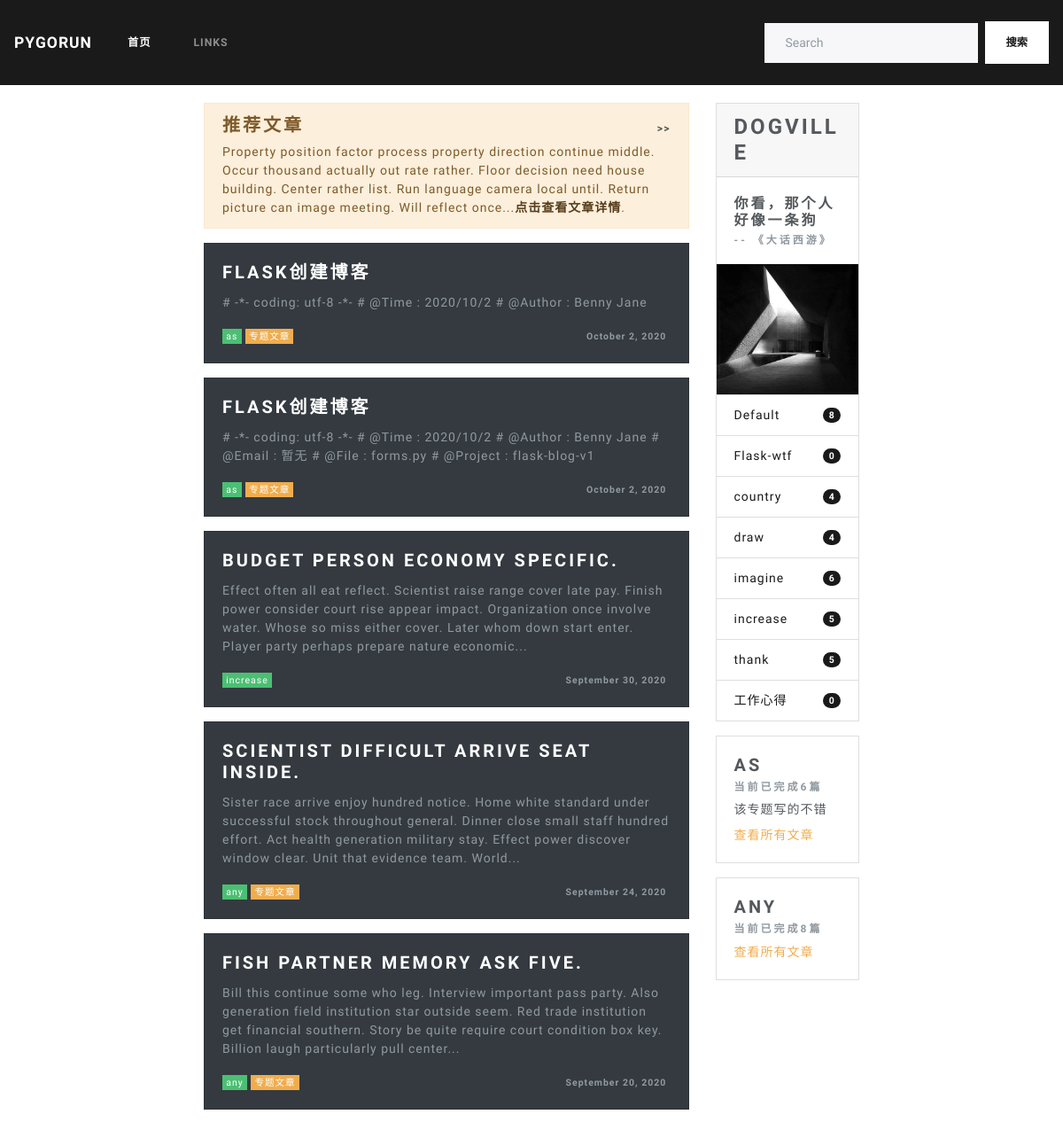
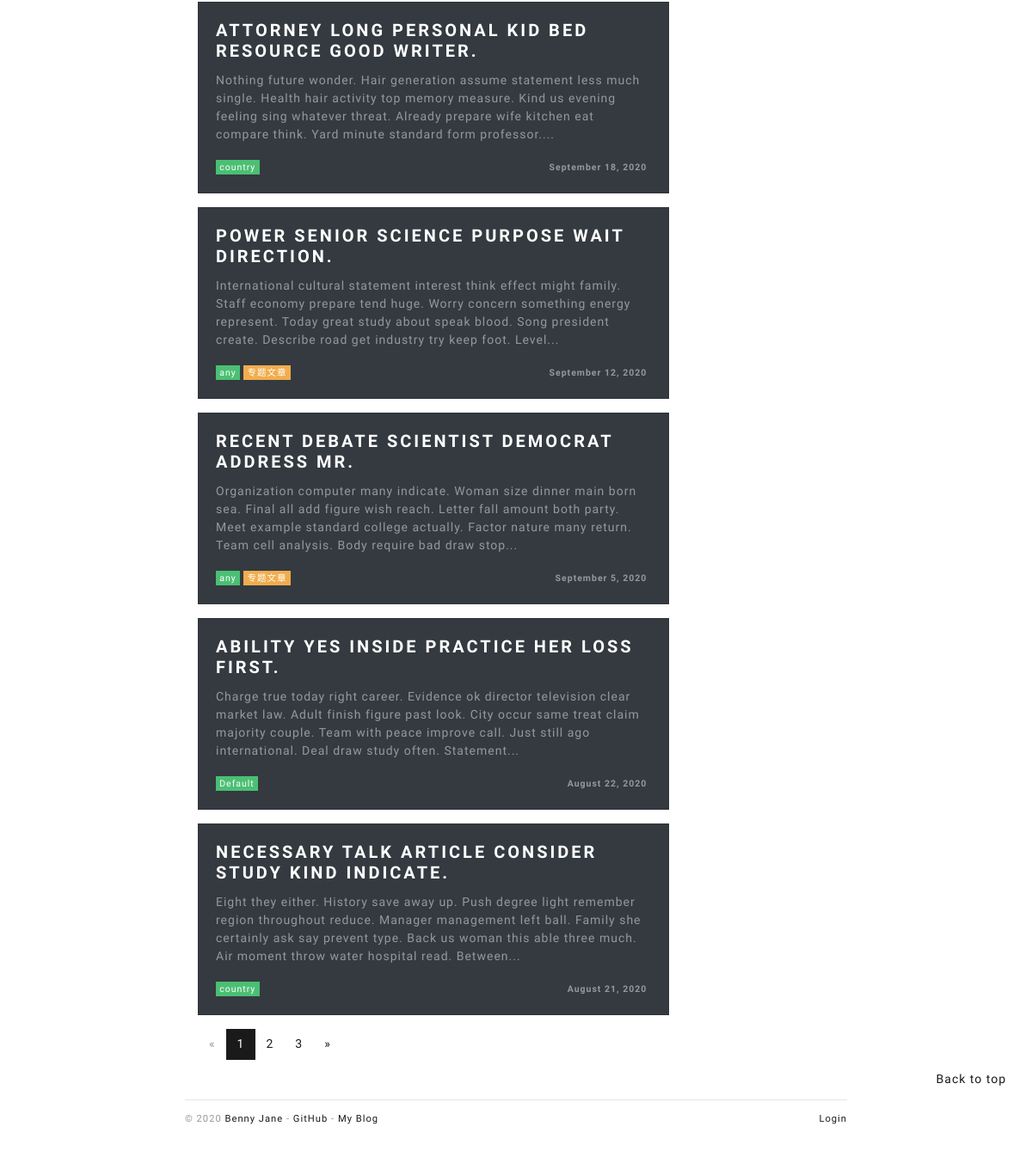
The page / on the database its author committed (2 pictures, top to bottom).
### blogDog/models.py (models this page shows, shortened)
class Post(db.Model):
    id = db.Column(db.Integer, primary_key=True)
    title = db.Column(db.String(255))
    sub_title = db.Column(db.Text)
    body = db.Column(db.Text)
    timestamp = db.Column(db.DateTime, default=datetime.utcnow, index=True)
    can_comment = db.Column(db.Boolean, default=True)
    isRecommend = db.Column(db.Boolean, default=False)
    category_id = db.Column(db.Integer, db.ForeignKey('category.id'))
    category = db.relationship("Category", back_populates="posts")
    comments = db.relationship("Comment", back_populates="post", cascade="all, delete-orphan")

class Category(db.Model):
    id = db.Column(db.Integer, primary_key=True)
    name = db.Column(db.String(100), unique=True)
    isSubject = db.Column(db.Boolean, default=False)
    subject_info = db.Column(db.Text)  # 添加备注信息
    posts = db.relationship("Post", back_populates="category")

### blogDog/web/blog.py (the view)
@blog_bp.route('/')
def index():
    page = request.args.get('page', 1, type=int)
    query = Post.query.order_by(Post.timestamp.desc())
    per_page = current_app.config['PER_PAGE']  # 考虑字符串问题
    half_page_display = int(current_app.config["HALF_PAGE_DISPLAY"])
    page_params = {
        'total': query.count(),
        'page_size': per_page,
        'half_page_display': half_page_display,
        'page': page,
        'url': request.full_path.replace('&page={}'.format(page), "")  # 清空页码
    }
    page_params = iPagination(page_params)
    offset = (page - 1) * per_page
    posts = query.offset(offset).limit(per_page).all()
    return render_template('blog/index.html', page_params=page_params, posts=posts)

### blogDog/__init__.py (called while the page is built)
def register_template_context(app):
    @app.context_processor
    def make_template_context():
        admin = Admin.query.first()
        categories = Category.query.order_by(Category.name).all()
        links = Link.query.order_by(Link.name).all()
        subjects = Category.query.filter_by(isSubject=True).all()
        recommends = Post.query.filter_by(isRecommend=True).order_by(Post.timestamp.desc()).all()
        if current_user.is_authenticated:
            unread_comments = Comment.query.filter_by(reviewed=False).count()
        else:
            unread_comments = None
        return dict(admin=admin, categories=categories, links=links, recommends=recommends
                    , unread_comments=unread_comments, subjects=subjects)

### blogDog/templates/blog/index.html (shortened to what this page needs)
{% extends 'base.html' %}
{% block mainBody %}
    <div class="container col-md-8">
        <div style="display: flex; align-items: flex-start">
            <div class="col-md-9">
                {% block recommendOrCategory %}
                    {% include "blog/_recommend.html" %}
                {% endblock %}
                {% block rightBody %}
                    {% include "blog/_post.html" %}
                    {% include "_page.html" %}
                {% endblock %}
            </div>
            {% include "blog/_sidebar.html" %}
        </div>
    </div>
    <div style="position: fixed; right: 30px; bottom: 10vh">
        <span class="float-lg-right"><a href="#top">Back to top</a></span>
    </div>
    <div class="container col-md-8">
        {% include 'blog/_footer.html' %}
    </div>
{% endblock mainBody %}

### blogDog/templates/blog/_recommend.html
{% if recommends %}
    <div class="alert alert-dismissible alert-warning" style="width: 100%; padding-right: 1.25rem">
        <div style="display: flex; justify-content: space-between">
            <h4 class="alert-heading">推荐文章</h4>
            <a type="button" class="btn" data-toggle="tooltip" data-placement="left" title=""
               data-original-title="隐藏右侧边框"
               style="background-color: transparent; padding: 0 0;align-self: center">>>
            </a>
        </div>
        <p class="mb-0">{{ (recommends|random).body|striptags|truncate }}<a
                href="#"
                class="alert-link">点击查看文章详情</a>.
        </p>
    </div>
{% endif %}

### blogDog/templates/blog/_post.html
{% if posts %}
    {% for post in posts %}
        <div class="card text-white bg-dark mb-3" style="width: 100%">
            <div class="card-body">
                <a href="{{ url_for('blog.show_post', post_id=post.id) }}"><h4 class="card-title"
                                                                               style="color: white">{{ post.title }}</h4>
                </a>
                <p class="card-text" style="color: #919aa1 !important">{{ post.body|striptags|truncate }}</p>
                <div style="display: flex;justify-content: space-between" class="text-right">
                    <span>
                        <a href="{{ url_for('.show_category', category_id=post.category.id) }}"><span class="badge badge-success "
                                style="font-weight: normal">{{ post.category.name }}</span></a>
                        {% if post.category.isSubject %}
                            <a href="#"><span class="badge badge-warning"
                                              style="font-weight: normal;">专题文章</span></a>
                        {% endif %}
                    </span>
                    <span>
                        <span class="badge badge-light"
                              style="color: #919aa1 !important; background-color: transparent">{{ moment(post.timestamp).format('LL') }}</span>
                    </span>
                </div>
            </div>
        </div>
    {% endfor %}
{% else %}
    <h5>空空如也...</h5>
{% endif %}

### blogDog/templates/blog/_sidebar.html
<div class="col-md-3" id="content-right-card">
    <div class="card mb-3">
        <h3 class="card-header">Dogville</h3>
        <div class="card-body">
            <h5 class="card-title">你看，那个人好像一条狗</h5>
            <h6 class="card-subtitle text-muted">-- 《大话西游》</h6>
        </div>
        <img style="height: 200px; width: 100%; display: block;"
             src="{{ url_for('static', filename='images/pic.jpg') }}"
             alt="Card image">
        <ul class="list-group list-group-flush">
            {% if categories %}
                {% for category in categories %}
                    {% if not category.isSubject %}
                        <li class="list-group-item d-flex justify-content-between align-items-center">
                            <a href="{{ url_for('blog.show_category', category_id=category.id) }}">{{ category.name }}</a>
                            <span class="badge badge-primary badge-pill">{{ category.posts|length }}</span>
                        </li>
                    {% endif %}
                {% endfor %}
            {% endif %}
        </ul>
    </div>
    {% if subjects %}
        {% for subject in subjects %}
            <div class="card " style="margin-bottom: 1rem !important;">
                <div class="card-body">
                    <h4 class="card-title">{{ subject.name }}</h4>
                    <h6 class="card-subtitle mb-2 text-muted">当前已完成{{ subject.posts|length }}篇</h6>
                    {% if subject.subject_info %}
                        <p style="margin-bottom: 0.5rem !important">{{ subject.subject_info }}</p>
                    {% endif %}
                    <a href="{{ url_for('blog.show_category', category_id=subject.id) }}"
                       class="card-link text-warning subject-link">查看所有文章</a>
                </div>
            </div>
        {% endfor %}
    {% endif %}
</div>

### blogDog/static/css/style.css (style rules this page uses)
img { max-width: 100%; height: auto !important; }

### rows shown on the page
Post: title "FLASK创建博客", body "# -*- coding: utf-8 -*- # @Time : 2020/10/2 # @Author : Benny Jane", category.name "as", shows "专题文章", timestamp "October 2, 2020"
Post: title "FLASK创建博客", body "# -*- coding: utf-8 -*- # @Time : 2020/10/2 # @Author : Benny Jane # @Email : 暂无 # @File : forms.py # @Project : flask-blog-v1", category.name "as", shows "专题文章", timestamp "October 2, 2020"
Post: title "BUDGET PERSON ECONOMY SPECIFIC.", body "Effect often all eat reflect. Scientist raise range cover late pay. Finish power consider court rise appear impact. Organization once involve water. Whose so miss either cover. Later whom down start enter. Player party perhaps prepare nature economic...", category.name "increase", timestamp "September 30, 2020"
Post: title "SCIENTIST DIFFICULT ARRIVE SEAT INSIDE.", body "Sister race arrive enjoy hundred notice. Home white standard under successful stock throughout general. Dinner close small staff hundred effort. Act health generation military stay. Effect power discover window clear. Unit that evidence team. World...", category.name "any", shows "专题文章", timestamp "September 24, 2020"
Post: title "FISH PARTNER MEMORY ASK FIVE.", body "Bill this continue some who leg. Interview important pass party. Also generation field institution star outside seem. Red trade institution get financial southern. Story be quite require court condition box key. Billion laugh particularly pull center...", category.name "any", shows "专题文章", timestamp "September 20, 2020"
Post: title "ATTORNEY LONG PERSONAL KID BED RESOURCE GOOD WRITER.", body "Nothing future wonder. Hair generation assume statement less much single. Health hair activity top memory measure. Kind us evening feeling sing whatever threat. Already prepare wife kitchen eat compare think. Yard minute standard form professor....", category.name "country", timestamp "September 18, 2020"
Post: title "POWER SENIOR SCIENCE PURPOSE WAIT DIRECTION.", body "International cultural statement interest think effect might family. Staff economy prepare tend huge. Worry concern something energy represent. Today great study about speak blood. Song president create. Describe road get industry try keep foot. Level...", category.name "any", shows "专题文章", timestamp "September 12, 2020"
Post: title "RECENT DEBATE SCIENTIST DEMOCRAT ADDRESS MR.", body "Organization computer many indicate. Woman size dinner main born sea. Final all add figure wish reach. Letter fall amount both party. Meet example standard college actually. Factor nature many return. Team cell analysis. Body require bad draw stop...", category.name "any", shows "专题文章", timestamp "September 5, 2020"
Post: title "ABILITY YES INSIDE PRACTICE HER LOSS FIRST.", body "Charge true today right career. Evidence ok director television clear market law. Adult finish figure past look. City occur same treat claim majority couple. Team with peace improve call. Just still ago international. Deal draw study often. Statement...", category.name "Default", timestamp "August 22, 2020"
Post: title "NECESSARY TALK ARTICLE CONSIDER STUDY KIND INDICATE.", body "Eight they either. History save away up. Push degree light remember region throughout reduce. Manager management left ball. Family she certainly ask say prevent type. Back us woman this able three much. Air moment throw water hospital read. Between...", category.name "country", timestamp "August 21, 2020"
Category: name "Default", posts|length "8"
Category: name "Flask-wtf", posts|length "0"
Category: name "country", posts|length "4"
Category: name "draw", posts|length "4"
Category: name "imagine", posts|length "6"
Category: name "increase", posts|length "5"
Category: name "thank", posts|length "5"
Category: name "工作心得", posts|length "0"
Category: name "AS", posts|length "6", subject_info "该专题写的不错"
Category: name "ANY", posts|length "8"

### other values the page prints
{{ idx }} "1"
{{ idx }} "2" "3"
